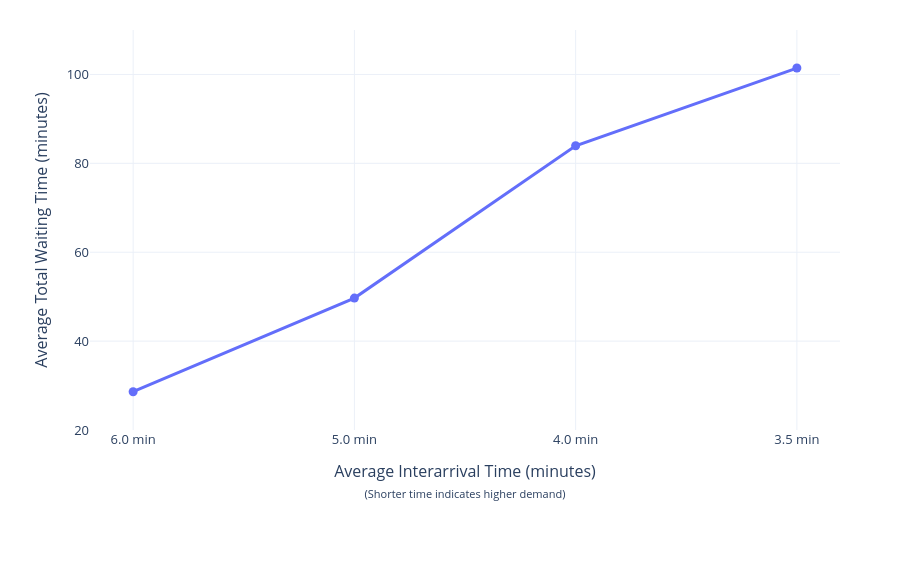

The notebook cell this image was saved under:
### Code cell
# Interactive Figure 6:
# Average Total Waiting Time under Different Demand Levels

from pathlib import Path
import pandas as pd
import plotly.graph_objects as go

# Identify the project root
project_root = Path.cwd()

if project_root.name == "notebooks":
    project_root = project_root.parent

# Create the folder for interactive GitHub Pages figures
interactive_dir = project_root / "docs" / "interactive"
interactive_dir.mkdir(parents=True, exist_ok=True)

# Recreate the final sensitivity results used in Table 5
figure6_df = pd.DataFrame(
    {
        "avg_interarrival_time_minutes": [
            6.0,
            5.0,
            4.0,
            3.5
        ],
        "avg_total_waiting_time_mean": [
            28.610,
            49.680,
            83.955,
            101.439
        ]
    }
)

# Create readable x-axis labels
figure6_df["demand_level"] = (
    figure6_df["avg_interarrival_time_minutes"]
    .map(lambda value: f"{value:.1f} min")
)

fig6_interactive = go.Figure()

fig6_interactive.add_trace(
    go.Scatter(
        x=figure6_df["demand_level"],
        y=figure6_df["avg_total_waiting_time_mean"],
        mode="lines+markers",
        line=dict(width=3),
        marker=dict(size=9),
        customdata=figure6_df[
            [
                "avg_interarrival_time_minutes",
                "avg_total_waiting_time_mean"
            ]
        ],
        hovertemplate=(
            "<b>Average Interarrival Time: "
            "%{customdata[0]:.1f} minutes</b><br>"
            "Average Total Waiting Time: "
            "%{customdata[1]:.3f} minutes"
            "<extra></extra>"
        )
    )
)

fig6_interactive.update_layout(
    yaxis_title="Average Total Waiting Time (minutes)",
    template="plotly_white",
    height=580,
    margin=dict(
        l=90,
        r=60,
        t=30,
        b=150
    ),
    showlegend=False,
    font=dict(size=13)
)

# Use a two-line x-axis title
fig6_interactive.update_xaxes(
    title_text=(
        "Average Interarrival Time (minutes)<br>"
        "<span style='font-size:11px'>"
        "(Shorter time indicates higher demand)"
        "</span>"
    ),
    title_standoff=18,
    automargin=True
)

# Match the visible scale of the static Figure 6
fig6_interactive.update_yaxes(
    range=[20, 110],
    dtick=20,
    automargin=True
)

figure6_html_path = (
    interactive_dir /
    "figure6_demand_waiting_time.html"
)

fig6_interactive.write_html(
    figure6_html_path,
    include_plotlyjs="cdn",
    full_html=True,
    config={
        "responsive": True,
        "displaylogo": False
    }
)

print("Interactive Figure 6 saved to:")
print(figure6_html_path)

fig6_interactive.show()

### Figure 1 — Plotly figure (JSON) as saved in the notebook; plotly's stock layout.template omitted (floating-point values rounded to 4 significant figures)
{"data": [{"customdata": [[6.0, 28.61], [5.0, 49.68], [4.0, 83.95], [3.5, 101.4]], "hovertemplate": "<b>Average Interarrival Time: %{customdata[0]:.1f} minutes</b><br>Average Total Waiting Time: %{customdata[1]:.3f} minutes<extra></extra>", "line": {"width": 3}, "marker": {"size": 9}, "mode": "lines+markers", "type": "scatter", "x": ["6.0 min", "5.0 min", "4.0 min", "3.5 min"], "y": [28.61, 49.68, 83.95, 101.4]}], "layout": {"font": {"size": 13}, "height": 580, "margin": {"b": 150, "l": 90, "r": 60, "t": 30}, "showlegend": false, "xaxis": {"automargin": true, "title": {"standoff": 18, "text": "Average Interarrival Time (minutes)<br><span style='font-size:11px'>(Shorter time indicates higher demand)</span>"}}, "yaxis": {"automargin": true, "dtick": 20, "range": [20, 110], "title": {"text": "Average Total Waiting Time (minutes)"}}}}
